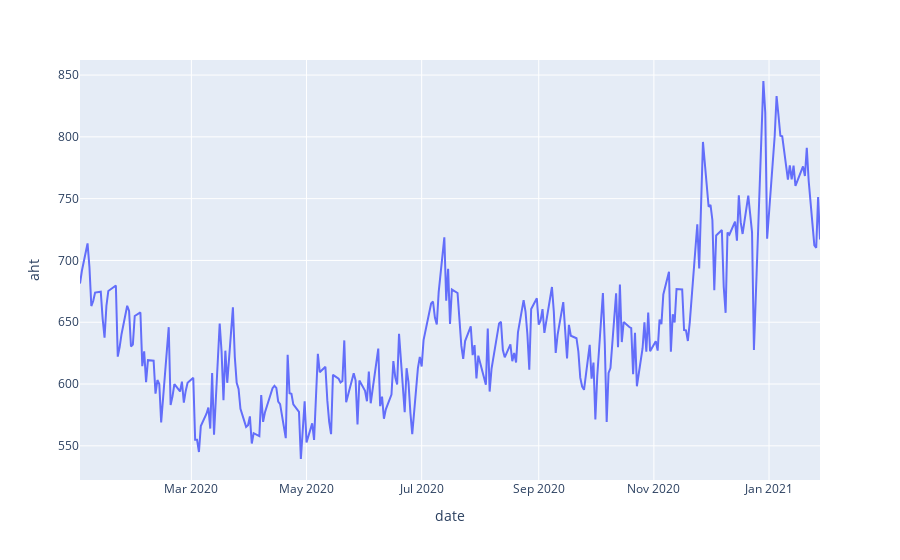

Notebook cell for this chart:
### Code cell
px.line(df, x='date', y='aht')

### Figure 1 — Plotly figure (JSON) as saved in the notebook; plotly's stock layout.template omitted (floating-point values rounded to 4 significant figures; data arrays with more than 128 entries replaced by an {"elided": "..."} marker saying what was removed)
{"data": [{"hovertemplate": "date=%{x}<br>aht=%{y}<extra></extra>", "legendgroup": "", "line": {"color": "#636efa", "dash": "solid"}, "mode": "lines", "name": "", "orientation": "v", "showlegend": false, "type": "scatter", "x": {"elided": "271 str values"}, "xaxis": "x", "y": {"elided": "271 float values"}, "yaxis": "y"}], "layout": {"legend": {"tracegroupgap": 0}, "margin": {"t": 60}, "xaxis": {"anchor": "y", "domain": [0, 1], "title": {"text": "date"}}, "yaxis": {"anchor": "x", "domain": [0, 1], "title": {"text": "aht"}}}}
